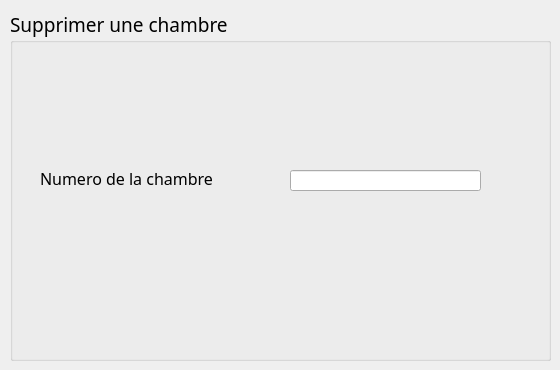
      <widget class="QWidget" name="SupprimerChambre">
       <widget class="QGroupBox" name="groupBox_5">
        <property name="geometry">
         <rect>
          <x>10</x>
          <y>10</y>
          <width>541</width>
          <height>351</height>
         </rect>
        </property>
        <property name="font">
         <font>
          <family>Quicksand-SemiBold</family>
          <pointsize>14</pointsize>
         </font>
        </property>
        <property name="title">
         <string>Supprimer une chambre</string>
        </property>
        <widget class="QLabel" name="numeroChambre">
         <property name="geometry">
          <rect>
           <x>30</x>
           <y>160</y>
           <width>191</width>
           <height>16</height>
          </rect>
         </property>
         <property name="font">
          <font>
           <family>Quicksand-SemiBold</family>
           <pointsize>12</pointsize>
          </font>
         </property>
         <property name="text">
          <string>Numero de la chambre</string>
         </property>
        </widget>
        <widget class="QLineEdit" name="lineEdit_SuppChambre">
         <property name="geometry">
          <rect>
           <x>280</x>
           <y>160</y>
           <width>191</width>
           <height>21</height>
          </rect>
         </property>
        </widget>
        <widget class="QPushButton" name="pushButton_SupprimerChambre">
         <property name="geometry">
          <rect>
           <x>490</x>
           <y>310</y>
           <width>41</width>
           <height>31</height>
          </rect>
         </property>
         <property name="styleSheet">
          <string notr="true">#pushButton_SupprimerChambre{
background-color: transparent;
border-image: url(:valider.png);
background: none;
border: none;
background-repeat: none;
}</string>
         </property>
         <property name="text">
          <string/>
         </property>
        </widget>
        <widget class="QPushButton" name="pushButton_AnnulerSuppChambre">
         <property name="geometry">
          <rect>
           <x>10</x>
           <y>320</y>
           <width>71</width>
           <height>21</height>
          </rect>
         </property>
         <property name="styleSheet">
          <string notr="true">#pushButton_AnnulerSuppChambre{
background-color: transparent;
border-image: url(:precedent.png);
background: none;
border: none;
background-repeat: none;
}</string>
         </property>
         <property name="text">
          <string/>
         </property>
        </widget>
       </widget>
      </widget>
